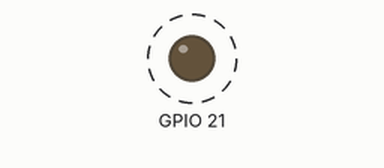
The program below on a simulated Raspberry Pi (BCM pin numbers). Shown: output pins drawn as LEDs (lit = HIGH). Dashed ring = blinking. What the program prints to the terminal is not drawn.

Above: at 0.5 s.
Timing chart, 0 to 4.6 s (numbered marks = the images above):
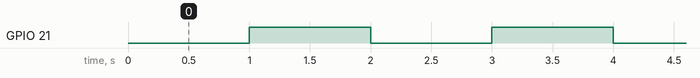

The program:

pisca.py
```python
# Programa para piscar Led

import RPi.GPIO as GPIO
import time

GPIO.setmode(GPIO.BCM)
GPIO.setup(21, GPIO.OUT)

while True:
    GPIO.output(21, 0)
    print (0)
    time.sleep(1)
    GPIO.output(21, 1)
    print (1)
    time.sleep(1)
```

Measured:
- by itself, GPIO 21: alternates HIGH for 1.0 s and LOW for 1.0 s
